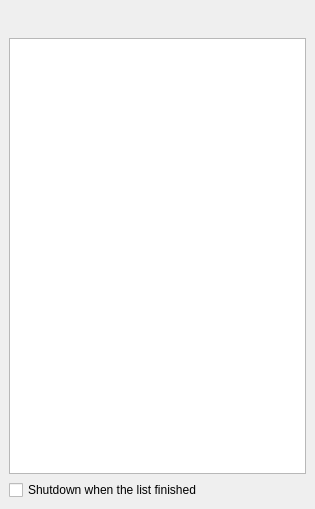
<ui version="4.0" >
 <class>DockWidget</class>
 <widget class="QDockWidget" name="DockWidget" >
  <property name="geometry" >
   <rect>
    <x>0</x>
    <y>0</y>
    <width>315</width>
    <height>509</height>
   </rect>
  </property>
  <property name="windowTitle" >
   <string>DockWidget</string>
  </property>
  <widget class="QWidget" name="dockWidgetContents" >
   <layout class="QVBoxLayout" name="verticalLayout" >
    <item>
     <layout class="QHBoxLayout" name="horizontalLayout" >
      <item>
       <widget class="QToolButton" name="open_button" >
        <property name="focusPolicy" >
         <enum>Qt::NoFocus</enum>
        </property>
        <property name="toolTip" >
         <string>Open</string>
        </property>
        <property name="text" >
         <string/>
        </property>
        <property name="icon" >
         <iconset resource="../rsclist.qrc" >
          <normaloff>:/img/document-open.png</normaloff>:/img/document-open.png</iconset>
        </property>
        <property name="autoRaise" >
         <bool>true</bool>
        </property>
       </widget>
      </item>
      <item>
       <widget class="QToolButton" name="save_button" >
        <property name="focusPolicy" >
         <enum>Qt::NoFocus</enum>
        </property>
        <property name="toolTip" >
         <string>Save</string>
        </property>
        <property name="text" >
         <string/>
        </property>
        <property name="icon" >
         <iconset resource="../rsclist.qrc" >
          <normaloff>:/img/document-save.png</normaloff>:/img/document-save.png</iconset>
        </property>
        <property name="autoRaise" >
         <bool>true</bool>
        </property>
       </widget>
      </item>
      <item>
       <widget class="QToolButton" name="add_button" >
        <property name="focusPolicy" >
         <enum>Qt::NoFocus</enum>
        </property>
        <property name="toolTip" >
         <string>Add</string>
        </property>
        <property name="text" >
         <string/>
        </property>
        <property name="icon" >
         <iconset resource="../rsclist.qrc" >
          <normaloff>:/img/list-add.png</normaloff>:/img/list-add.png</iconset>
        </property>
        <property name="autoRaise" >
         <bool>true</bool>
        </property>
       </widget>
      </item>
      <item>
       <widget class="QToolButton" name="erase_button" >
        <property name="focusPolicy" >
         <enum>Qt::NoFocus</enum>
        </property>
        <property name="toolTip" >
         <string>Erase</string>
        </property>
        <property name="text" >
         <string/>
        </property>
        <property name="icon" >
         <iconset resource="../rsclist.qrc" >
          <normaloff>:/img/list-remove.png</normaloff>:/img/list-remove.png</iconset>
        </property>
        <property name="autoRaise" >
         <bool>true</bool>
        </property>
       </widget>
      </item>
      <item>
       <widget class="QToolButton" name="up_button" >
        <property name="focusPolicy" >
         <enum>Qt::NoFocus</enum>
        </property>
        <property name="toolTip" >
         <string>Up</string>
        </property>
        <property name="text" >
         <string/>
        </property>
        <property name="icon" >
         <iconset resource="../rsclist.qrc" >
          <normaloff>:/img/arrow-up.png</normaloff>:/img/arrow-up.png</iconset>
        </property>
        <property name="autoRaise" >
         <bool>true</bool>
        </property>
       </widget>
      </item>
      <item>
       <widget class="QToolButton" name="down_button" >
        <property name="focusPolicy" >
         <enum>Qt::NoFocus</enum>
        </property>
        <property name="toolTip" >
         <string>Down</string>
        </property>
        <property name="text" >
         <string/>
        </property>
        <property name="icon" >
         <iconset resource="../rsclist.qrc" >
          <normaloff>:/img/arrow-down.png</normaloff>:/img/arrow-down.png</iconset>
        </property>
        <property name="autoRaise" >
         <bool>true</bool>
        </property>
       </widget>
      </item>
      <item>
       <widget class="QToolButton" name="clear_button" >
        <property name="focusPolicy" >
         <enum>Qt::NoFocus</enum>
        </property>
        <property name="toolTip" >
         <string>Clear</string>
        </property>
        <property name="text" >
         <string/>
        </property>
        <property name="icon" >
         <iconset resource="../rsclist.qrc" >
          <normaloff>:/img/edit-clear-list.png</normaloff>:/img/edit-clear-list.png</iconset>
        </property>
        <property name="autoRaise" >
         <bool>true</bool>
        </property>
       </widget>
      </item>
      <item>
       <spacer>
        <property name="orientation" >
         <enum>Qt::Horizontal</enum>
        </property>
        <property name="sizeHint" stdset="0" >
         <size>
          <width>0</width>
          <height>0</height>
         </size>
        </property>
       </spacer>
      </item>
     </layout>
    </item>
    <item>
     <widget class="QTableView" name="list" >
      <property name="alternatingRowColors" >
       <bool>true</bool>
      </property>
      <property name="selectionBehavior" >
       <enum>QAbstractItemView::SelectRows</enum>
      </property>
      <property name="verticalScrollMode" >
       <enum>QAbstractItemView::ScrollPerPixel</enum>
      </property>
      <property name="horizontalScrollMode" >
       <enum>QAbstractItemView::ScrollPerPixel</enum>
      </property>
     </widget>
    </item>
    <item>
     <widget class="QCheckBox" name="shutdown_check" >
      <property name="text" >
       <string>Shutdown when the list finished</string>
      </property>
     </widget>
    </item>
   </layout>
  </widget>
 </widget>
 <resources>
  <include location="../rsclist.qrc" />
 </resources>
 <connections/>
</ui>
